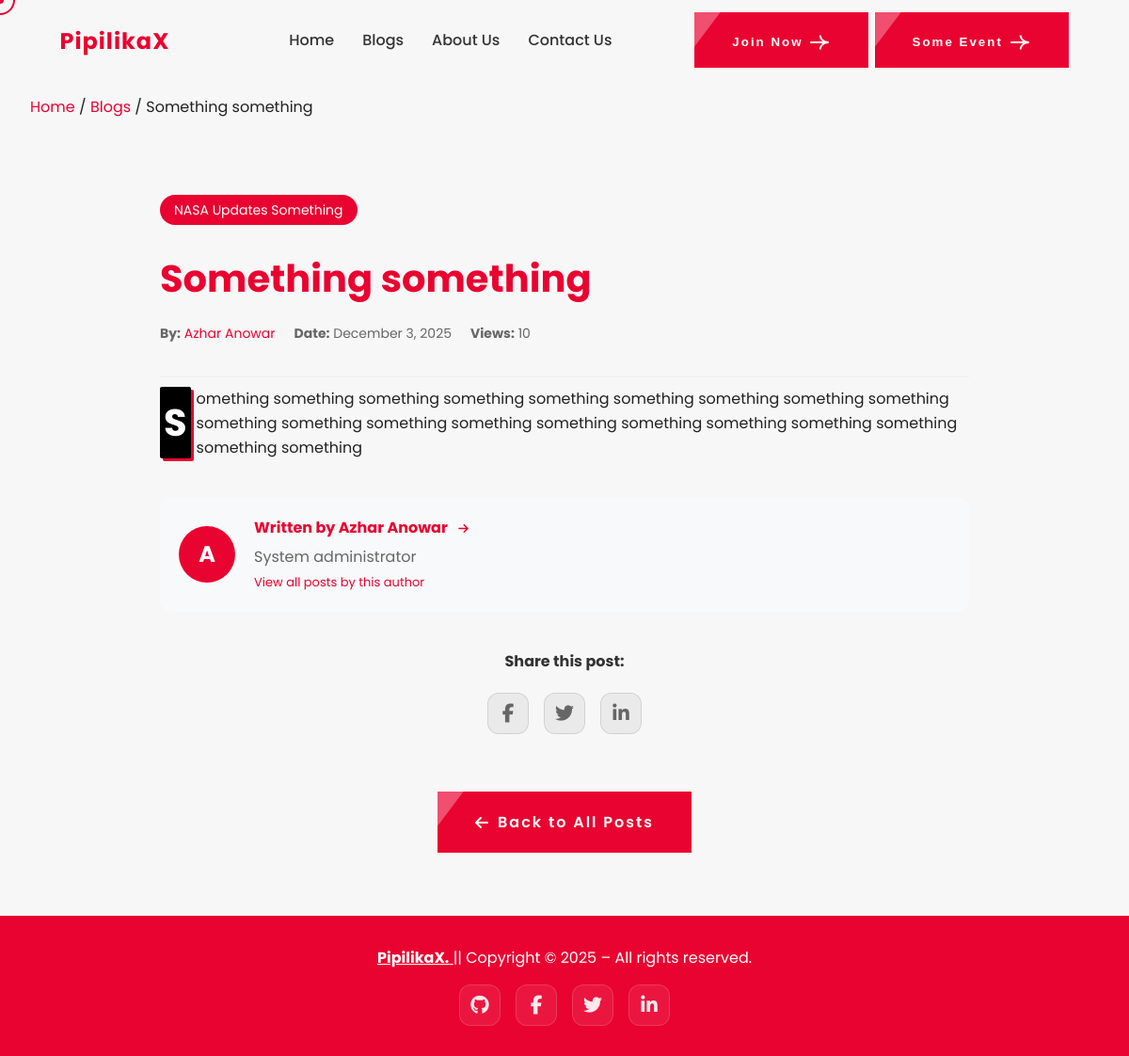
Screenshot of /blog/something-something with the database file from the repository.
### tables this page shows
CREATE TABLE `settings` (
  `id` int(11) NOT NULL,
  `setting_key` varchar(100) NOT NULL,
  `setting_value` text DEFAULT NULL,
  `setting_type` enum('text','textarea','image','boolean','number','url') DEFAULT 'text',
  `setting_group` varchar(50) DEFAULT 'general',
  `description` varchar(255) DEFAULT NULL,
  `updated_at` timestamp NOT NULL DEFAULT '0000-00-00 00:00:00' ON UPDATE current_timestamp(),
  `updated_by` int(11) DEFAULT NULL
);

CREATE TABLE `navigation_menu` (
  `id` int(11) NOT NULL,
  `title` varchar(100) NOT NULL,
  `url` varchar(255) NOT NULL,
  `target` varchar(20) DEFAULT '_self',
  `display_order` int(11) DEFAULT 0,
  `is_active` tinyint(1) DEFAULT 1,
  `is_cta` tinyint(1) DEFAULT 0,
  `parent_id` int(11) DEFAULT NULL,
  `created_at` timestamp NOT NULL DEFAULT current_timestamp(),
  `updated_at` timestamp NOT NULL DEFAULT '0000-00-00 00:00:00' ON UPDATE current_timestamp()
);

CREATE TABLE `blog_posts` (
  `id` int(11) NOT NULL,
  `title` varchar(255) NOT NULL,
  `slug` varchar(255) NOT NULL,
  `excerpt` text DEFAULT NULL,
  `content` longtext NOT NULL,
  `featured_image` varchar(255) DEFAULT NULL,
  `author_id` int(11) DEFAULT NULL,
  `category_id` int(11) DEFAULT NULL,
  `status` enum('draft','published','archived') DEFAULT 'draft',
  `views` int(11) DEFAULT 0,
  `allow_comments` tinyint(1) DEFAULT 1,
  `created_at` timestamp NOT NULL DEFAULT current_timestamp(),
  `updated_at` timestamp NOT NULL DEFAULT '0000-00-00 00:00:00' ON UPDATE current_timestamp(),
  `published_at` timestamp NULL DEFAULT NULL
);

CREATE TABLE `categories` (
  `id` int(11) NOT NULL,
  `name` varchar(100) NOT NULL,
  `slug` varchar(100) NOT NULL,
  `description` text DEFAULT NULL,
  `post_count` int(11) DEFAULT 0,
  `created_at` timestamp NOT NULL DEFAULT current_timestamp(),
  `updated_at` timestamp NOT NULL DEFAULT '0000-00-00 00:00:00' ON UPDATE current_timestamp()
);

CREATE TABLE `users` (
  `id` int(11) NOT NULL,
  `username` varchar(50) NOT NULL,
  `email` varchar(100) NOT NULL,
  `password` varchar(255) NOT NULL,
  `full_name` varchar(100) DEFAULT NULL,
  `role` enum('admin','editor','author','subscriber') DEFAULT 'subscriber',
  `is_active` tinyint(1) DEFAULT 1,
  `avatar` varchar(255) DEFAULT NULL,
  `bio` text DEFAULT NULL,
  `created_at` timestamp NOT NULL DEFAULT current_timestamp(),
  `updated_at` timestamp NOT NULL DEFAULT '0000-00-00 00:00:00' ON UPDATE current_timestamp(),
  `last_login` timestamp NULL DEFAULT NULL
);

### includes/functions.php (called while the page is built, shortened)
<?php
function formatDate($date, $format = 'F j, Y')
{
    return date($format, strtotime($date));
}
function getSetting($key, $default = '')
{
    global $pdo;
    $stmt = $pdo->prepare("SELECT setting_value FROM settings WHERE setting_key = ?");
    $stmt->execute([$key]);
    $result = $stmt->fetch();
    return $result ? $result['setting_value'] : $default;
}

### blog.php (the view, shortened to what this page needs)
<?php
$slug = $_GET['slug'] ?? '';
require_once __DIR__ . '/includes/templates/header.php';
$stmt = $pdo->prepare("
    SELECT p.*, u.full_name as author_name, u.bio as author_bio,
           c.name as category_name, c.slug as category_slug
    FROM blog_posts p
    LEFT JOIN users u ON p.author_id = u.id
    LEFT JOIN categories c ON p.category_id = c.id
    WHERE p.slug = ? AND p.status = 'published'
");
$stmt->execute([$slug]);
$post = $stmt->fetch();
require_once __DIR__ . '/includes/templates/navigation.php';
?>
<main>
    <section id="blogSingleSection">
        <div class="container">
            <div class="breadcrumb-nav">
                <a href="<?php echo SITE_URL; ?>">Home</a>
                <span>/</span>
                <a href="<?php echo SITE_URL; ?>/blogs.php">Blogs</a>
                <span>/</span>
                <span><?php echo htmlspecialchars($post['title']); ?></span>
            </div>
            <article class="blog-single">
                <div class="blog-hero">
                    <?php if ($post['category_name']): ?>
                        <a href="<?php echo SITE_URL; ?>/blogs.php?category=<?php echo urlencode($post['category_slug']); ?>"
                            class="blog-category"
                            style="display: inline-block; background: #E90330; color: white; padding: 5px 15px; border-radius: 20px; margin-bottom: 15px; font-size: 14px; text-decoration: none; transition: all 0.3s ease;"
                            onmouseover="this.style.background='#c4022a'" onmouseout="this.style.background='#E90330'">
                            <?php echo htmlspecialchars($post['category_name']); ?>
                        </a>
                    <?php endif; ?>
                    <h1 class="blog-title" style="font-size: 2.5em; margin: 10px 0;">
                        <?php echo htmlspecialchars($post['title']); ?>
                    </h1>
                    <div class="blog-meta"
                        style="display: flex; gap: 20px; margin: 15px 0; color: #666; font-size: 14px;">
                        <span>
                            <strong>By:</strong>
                            <a href="<?php echo SITE_URL; ?>/blogs.php?author=<?php echo $post['author_id']; ?>"
                                style="color: var(--main-color); text-decoration: none;"
                                onmouseover="this.style.textDecoration='underline'"
                                onmouseout="this.style.textDecoration='none'">
                                <?php echo htmlspecialchars($post['author_name'] ?? 'Admin'); ?>
                            </a>
                        </span>
                        <span>
                            <strong>Date:</strong>
                            <?php echo formatDate($post['published_at'] ?? $post['created_at'], 'F j, Y'); ?>
                        </span>
                        <span>
                            <strong>Views:</strong> <?php echo number_format($post['views']); ?>
                        </span>
                    </div>
                </div>
                <div class="blog-single-content">
                    <?php echo $post['content'];  ?>
                </div>
                <?php if ($post['author_name']): ?>
                    <a href="<?php echo SITE_URL; ?>/blogs.php?author=<?php echo $post['author_id']; ?>"
                        style="text-decoration: none; color: inherit;">
                        <div style="background: #f8f9fa; padding: 20px; border-radius: 12px; margin: 40px 0; display: flex; align-items: center; gap: 20px; transition: all 0.3s ease;"
                            onmouseover="this.style.background='#f0f1f2'; this.style.transform='translateX(5px)'"
                            onmouseout="this.style.background='#f8f9fa'; this.style.transform='translateX(0)'">
                            <div
                                style="width: 60px; height: 60px; border-radius: 50%; background: #E90330; color: white; display: flex; align-items: center; justify-content: center; font-size: 24px; font-weight: bold;">
                                <?php echo strtoupper(substr($post['author_name'], 0, 1)); ?>
                            </div>
                            <div>
                                <h4 style="margin: 0 0 5px 0;">Written by
                                    <?php echo htmlspecialchars($post['author_name']); ?>
                                    <i class="fas fa-arrow-right"
                                        style="font-size: 12px; margin-left: 8px; color: var(--main-color);"></i>
                                </h4>
                                <?php if ($post['author_bio']): ?>
                                    <p style="margin: 0; color: #666;"><?php echo htmlspecialchars($post['author_bio']); ?></p>
                                <?php endif; ?>
                                <p style="margin: 5px 0 0 0; font-size: 13px; color: var(--main-color);">View all posts by
                                    this author</p>
                            </div>
                        </div>
                    </a>
                <?php endif; ?>
                <div class="share-section" style="margin: 40px 0; text-align: center;">
                    <h4 style="margin-bottom: 20px; color: #333;">Share this post:</h4>
                    <div class="share-icons">
                        <a href="https://facebook.com/sharer/sharer.php?u=<?php echo urlencode(SITE_URL . '/blog/' . $post['slug']); ?>"
                            target="_blank" title="Share on Facebook" class="share-icon facebook">
                            <i class="fab fa-facebook-f"></i>
                        </a>
                        <a href="https://twitter.com/intent/tweet?url=<?php echo urlencode(SITE_URL . '/blog/' . $post['slug']); ?>&text=<?php echo urlencode($post['title']); ?>"
                            target="_blank" title="Share on Twitter" class="share-icon twitter">
                            <i class="fab fa-twitter"></i>
                        </a>
                        <a href="https://www.linkedin.com/shareArticle?mini=true&url=<?php echo urlencode(SITE_URL . '/blog/' . $post['slug']); ?>"
                            target="_blank" title="Share on LinkedIn" class="share-icon linkedin">
                            <i class="fab fa-linkedin-in"></i>
                        </a>
                    </div>
                </div>
            </article>
            <div style="text-align: center; margin: 50px 0;">
                <a href="<?php echo SITE_URL; ?>/blogs.php" class="btn"
                    style="display: inline-flex; align-items: center; gap: 8px;">
                    <i class="fas fa-arrow-left"></i> Back to All Posts
                </a>
            </div>
        </div>
    </section>
</main>
<?php
require_once __DIR__ . '/includes/templates/footer.php';
?>

### includes/templates/navigation.php (shortened to what this page needs)
<?php
$nav_items_query = $pdo->query("SELECT * FROM navigation_menu WHERE is_active = 1 ORDER BY display_order ASC");
$nav_items = $nav_items_query->fetchAll();
$regular_items = array_filter($nav_items, fn($item) => !$item['is_cta']);
$cta_items = array_filter($nav_items, fn($item) => $item['is_cta']);
$site_name = getSetting('site_name', 'PipilikaX');
$logo_url = null;
$current_page = basename($_SERVER['PHP_SELF']);
?>
<header>
    <div id="headerSection" class="header-inner">
        <div class="logo-container">
            <a href="<?php echo SITE_URL; ?>" class="logo">
                <?php if ($logo_url): ?>
                    <img id="logoImage" src="<?php echo htmlspecialchars($logo_url); ?>" alt="<?php echo htmlspecialchars($site_name); ?> Logo" />
                <?php else: ?>
                    <span style="font-size: 24px; font-weight: 700; color: var(--main-color);"><?php echo htmlspecialchars($site_name); ?></span>
                <?php endif; ?>
            </a>
        </div>
        <nav class="desktop-nav">
            <ul>
                <?php foreach ($regular_items as $item): ?>
                    <li>
                        <a href="<?php echo SITE_URL . '/' . htmlspecialchars($item['url']); ?>"
                           <?php if ($current_page == $item['url']) echo 'class="active"'; ?>
                           <?php if ($item['target'] != '_self') echo 'target="' . htmlspecialchars($item['target']) . '"'; ?>>
                            <?php echo htmlspecialchars($item['title']); ?>
                        </a>
                    </li>
                <?php endforeach; ?>
            </ul>
        </nav>
        <?php if (!empty($cta_items)): ?>
            <div class="desktop-btn">
                <?php foreach ($cta_items as $cta): ?>
                    <a href="<?php echo htmlspecialchars($cta['url']); ?>" <?php if ($cta['target'] != '_self') echo 'target="' . htmlspecialchars($cta['target']) . '"'; ?>>
                        <button class="btn"><?php echo htmlspecialchars($cta['title']); ?> <img src="<?php echo ASSETS_URL; ?>/images/arrow-white.svg" /></button>
                    </a>
                <?php endforeach; ?>
            </div>
        <?php endif; ?>
    </div>
</header>

### includes/templates/footer.php (shortened to what this page needs)
<?php
$footer_brand = getSetting('footer_brand_name', 'PipilikaX');
$footer_copyright = getSetting('footer_copyright', 'Copyright © ' . date('Y') . ' – All rights reserved.');
$footer_github = getSetting('footer_github_url', 'https://github.com/azharanowar/pipilikaX');
$social_facebook = getSetting('facebook_url', '#');
$social_twitter = getSetting('twitter_url', '#');
$social_linkedin = getSetting('linkedin_url', '#');
$social_github = getSetting('github_url', 'https://github.com/azharanowar/pipilikaX');
?>
<footer>
    <div class="footer-content">
        <div class="footer-brand">
            <a href="<?php echo htmlspecialchars($footer_github); ?>" target="_blank">
                <strong><?php echo htmlspecialchars($footer_brand); ?></strong>
            </a> || <?php echo htmlspecialchars($footer_copyright); ?>
        </div>
        <div class="footer-social">
            <?php if ($social_github && $social_github !== '#'): ?>
                <a href="<?php echo htmlspecialchars($social_github); ?>" target="_blank" title="GitHub"
                    class="social-icon github">
                    <i class="fab fa-github"></i>
                </a>
            <?php endif; ?>
            <?php if ($social_facebook && $social_facebook !== '#'): ?>
                <a href="<?php echo htmlspecialchars($social_facebook); ?>" target="_blank" title="Facebook"
                    class="social-icon facebook">
                    <i class="fab fa-facebook-f"></i>
                </a>
            <?php endif; ?>
            <?php if ($social_twitter && $social_twitter !== '#'): ?>
                <a href="<?php echo htmlspecialchars($social_twitter); ?>" target="_blank" title="Twitter"
                    class="social-icon twitter">
                    <i class="fab fa-twitter"></i>
                </a>
            <?php endif; ?>
            <?php if ($social_linkedin && $social_linkedin !== '#'): ?>
                <a href="<?php echo htmlspecialchars($social_linkedin); ?>" target="_blank" title="LinkedIn"
                    class="social-icon linkedin">
                    <i class="fab fa-linkedin-in"></i>
                </a>
            <?php endif; ?>
        </div>
    </div>
</footer>
<div class="cursor-ring"></div>
</body>
</html>

### rows the page displays
settings: setting_value "PipilikaX"
navigation_menu: title "Home"
navigation_menu: title "Blogs"
navigation_menu: title "About Us"
navigation_menu: title "Contact Us"
navigation_menu: title "Join Now"
navigation_menu: title "Some Event"
blog_posts: title "Something something", category.name "NASA Updates Something", author.full_name "Azhar Anowar", published_at "December 3, 2025", views "10", content "Something something something something something something something something something something something something something something something something something something something something", author.full_name "A", author.bio "System administrator"
settings: setting_value "PipilikaX."
settings: setting_value "Copyright © 2025 – All rights reserved."
